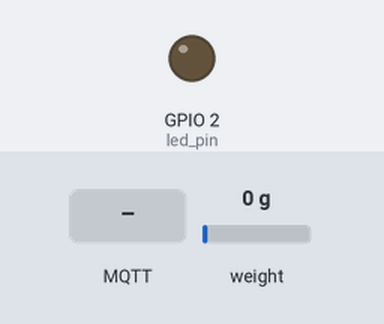
This program was run on a simulated ESP8266 (NodeMCU). Shown: output pins drawn as LEDs (lit = HIGH). Inputs (shaded band) come from the test bench; at power-on: weight on the scale 0 g. WiFi joins after 1.5 s; servers stay silent unless stated; EEPROM starts erased; no MQTT or app messages arrive unless stated; not simulated (calls return 0 or success): Credentials.h; what the program prints to the serial monitor is not drawn.

Above: at 0.2 s.
At 3.7 s:
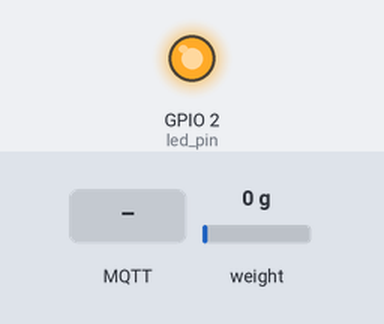
3.8 s: MQTT message "CALIBRATE" arrives on the first subscribed topic
5.6 s: MQTT message "TARE" arrives on the first subscribed topic
7.2 s: MQTT message "NREADS" arrives on the first subscribed topic
Timing chart, 0 to 10.2 s (numbered marks = the images above; inputs shaded):
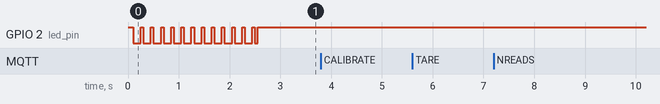

Measured:
- after the input at 3.8 s, every drawn part: stays the same
- after the input at 5.6 s, every drawn part: stays the same
- after the input at 7.2 s, every drawn part: stays the same

The program:

main.cpp
```cpp
#include <Arduino.h>
#include <ArduinoOTA.h>
#include <Credentials.h>
#include <EEPROM.h>
#include <ESP8266WiFi.h>
#include <HX711.h>
#include <PubSubClient.h>
#include <Ticker.h>
#include <string>

// follows the guide on https://honey-pi.de/en/4x-half-bridge-waegezellen/

// status LED
static const int led_pin = 2;

// the scale's ADC
HX711 scale;
static const int scale_dout_pin = 3;
static const int scale_sck_pin = 0;

// mqtt
#define MOSQUITTO_PORT 1883
static const char *mqtt_server = "192.168.0.162";
static const char *mqtt_clientid = "scale1";
static const char *mqtt_in_topic = "scale1/in";
static const char *mqtt_out_e = "scale1/out/e";
static const char *mqtt_out_d = "scale1/out/d";
static const char *mqtt_out_kg = "scale1/out/kg";

// wifi client
WiFiClient espClient;

// mqtt client
PubSubClient mqtt_client(espClient);
void mqtt_callback(char *topic, byte *payload, uint16_t length);
void mqtt_connect();
int16_t get_number_in_message(const char *message);
double get_double_in_message(const char *message);

// ticker for timed callbacks, e.g. blinking leds
Ticker ticker;

// status helpers
void blink_red_led();
void signal_setup_complete();

// setup helpers
void setup_hx711();
void setup_serial();
void setup_wifi();
void setup_ota();
void setup_mqtt();

// scale helpers
void scale_read_and_report();
void scale_calibrate(float cal_weight_grams, float tolerance = 20);
float last_grams = 0;
uint8_t nreads = 4;

// EEPROM helpers - values have hardcoded addresses
static const int16_t scale_calibration_address = 0x00;

// report helpers
void report_ip();

void setup()
{
  pinMode(led_pin, OUTPUT);
  digitalWrite(led_pin, HIGH);

  ticker.attach_ms(100, blink_red_led);

  EEPROM.begin(sizeof(float));
  setup_serial();
  setup_wifi();
  setup_ota();
  setup_mqtt();
  setup_hx711();

  ticker.detach();
  signal_setup_complete();
}

void loop()
{
  ArduinoOTA.handle();

  if (!mqtt_client.connected())
  {
    delay(2000);
    ESP.restart();
  }
  mqtt_client.loop();

  scale_read_and_report();
}

void setup_serial()
{
  Serial.begin(115200);
}

void setup_wifi()
{
  // set up wifi and OTA
  WiFi.mode(WIFI_STA);
  WiFi.begin(WIFI_SSID, WIFI_PASS);

  Serial.print("WiFi connecting");
  while (WiFi.status() != WL_CONNECTED)
  {
    Serial.print(".");
    delay(500);
  }
  Serial.println("success");
  Serial.print("IP address: ");
  Serial.println(WiFi.localIP());
}

void setup_ota()
{
  ArduinoOTA.setHostname("scale");
  ArduinoOTA.setPassword("prost");

  ArduinoOTA.begin();
  Serial.println("Arduino OTA ready");
}

void setup_hx711()
{
  scale.begin(scale_dout_pin, scale_sck_pin, 64);

  float calibration;
  EEPROM.get(scale_calibration_address, calibration);
  if (calibration != calibration)
  {
    mqtt_client.publish(mqtt_out_d, "Loaded calibration factor is NaN - resetting to 1 ");
    calibration = 1;
  }
  else
  {
    mqtt_client.publish(mqtt_out_d, ("Loaded calibration factor = " + std::to_string(calibration)).c_str());
  }
  scale.set_scale(calibration);
  scale.tare();
}

void setup_mqtt()
{
  mqtt_client.setServer(mqtt_server, MOSQUITTO_PORT);
  mqtt_client.setCallback(mqtt_callback);
  mqtt_connect();
}

void mqtt_callback(char *topic, byte *payload, uint16_t length)
{
  char message[length + 1];
  for (uint16_t i = 0; i < length; ++i)
  {
    message[i] = payload[i];
  }
  message[length] = '\0';

  Serial.print("Message arrived [");
  Serial.print(topic);
  Serial.print("] ");
  Serial.println(message);

  if (strncmp(message, "CALIBRATE", 9) == 0)
  {
    float weight = get_double_in_message(message);
    if (weight > 1)
    {
      scale_calibrate(weight, 0.01 * weight); // 3 % tolerance
    }
    else
      mqtt_client.publish(mqtt_out_d, "Bad calibration weight");
  }
  else if (strcmp(message, "TARE") == 0)
  {
    scale.tare(3);
  }
  else if (strncmp(message, "NREADS", 6) == 0)
  {
    nreads = get_number_in_message(message);
    mqtt_client.publish(mqtt_out_d, ("New nreads = " + std::to_string(nreads)).c_str());
  }
  else if (strcmp(message, "IP") == 0)
  {
    report_ip();
  }
  else
  {
    mqtt_client.publish(mqtt_out_e, "Didn't understand message");
  }
}

void mqtt_connect()
{
  int count = 0;
  // Loop until we're reconnected
  while (!mqtt_client.connected() and count < 10)
  {
    count++;
    Serial.print("Attempting MQTT connection (");
    Serial.print(count);
    Serial.print("/10) ");
    // Attempt to connect
    if (mqtt_client.connect(mqtt_clientid))
    {
      Serial.println("connected");
      report_ip();
      // ... and resubscribe
      mqtt_client.subscribe(mqtt_in_topic, 0);
    }
    else
    {
      Serial.print("failed, rc=");
      Serial.println(mqtt_client.state());
      delay(5000);
      ESP.restart();
    }
  }
}

void report_ip()
{
  char buf[18];
  String s = WiFi.localIP().toString();
  s.toCharArray(buf, 18);
  mqtt_client.publish(mqtt_out_d, buf);
}

void blink_red_led()
{
  bool state = digitalRead(led_pin);
  digitalWrite(led_pin, !state);
  if (state)
  {
    // timer to turn LED back off
    ticker.attach_ms(150, blink_red_led);
  }
  else
  {
    // timer to turn LED on
    ticker.attach_ms(50, blink_red_led);
  }
}

void signal_setup_complete()
{
  // LED remains during normal operation
  digitalWrite(led_pin, HIGH);
}

void scale_read_and_report()
{
  // fast value to see if we're changin
  float grams = scale.get_units(nreads);
  mqtt_client.publish(mqtt_out_kg, std::to_string(grams / 1000.f).c_str());
}

void scale_calibrate(float cal_weight_grams, float tolerance)
{
  // start to zero grams
  scale.tare();

  // get the original scale value
  float orig_scale = scale.get_scale();

  float units;
  float start_units = scale.get_units(3);

  uint32_t timerStart = millis();
  while (abs((units = scale.get_units(3)) - start_units) < 0.5 * cal_weight_grams)
  {
    mqtt_client.publish(mqtt_out_d, ("Place calibration weight - " + std::to_string(cal_weight_grams) + " grams").c_str());
    if ((millis() - timerStart) > 10 * 1000)
    {
      mqtt_client.publish(mqtt_out_e, "Calibration timed out");
      return;
    }
    delay(500);
  }

  uint8_t cal_success = 0;
  float calib;
  float step = 2;
  float value = scale.get_value(5);
  float guess = cal_weight_grams / abs(value);

  bool increasing_guess = true;
  bool decreasing_guess = false;
  uint8_t sign_flip_count = 0;

  for (int i = 1; i <= 50; ++i)
  {
    scale.set_scale(guess);
    units = scale.get_units(i > 4 ? 15 : 8);
    mqtt_client.publish(mqtt_out_d, ("Optimising | units = " + std::to_string(units) + " | guess = " + std::to_string(guess)).c_str());

    if (abs(units - cal_weight_grams) < tolerance)
    {
      mqtt_client.publish(mqtt_out_d, "Success");
      cal_success++;
      calib = guess;
      step /= 5.0f;
      if (cal_success > 3)
        break;
    }
    else
    {
      if (sign_flip_count == 3)
      {
        step = 0.9 * step;
        sign_flip_count = 0;
        mqtt_client.publish(mqtt_out_d, ("sign flip detected | decreasing step to " + std::to_string(step)).c_str());
      }
      if (cal_weight_grams > units)
      {
        guess = guess < step ? guess / 5.f : guess - step;
        mqtt_client.publish(mqtt_out_d, "undershoot");
        if (increasing_guess)
        {
          ++sign_flip_count;
          increasing_guess = false;
          decreasing_guess = true;
        }
      }
      else
      {
        guess += step;
        mqtt_client.publish(mqtt_out_d, "overshoot");
        if (decreasing_guess)
        {
          ++sign_flip_count;
          decreasing_guess = false;
          increasing_guess = true;
        }
      }
    }
  }

  // store to EEPROM
  if (cal_success)
  {
    EEPROM.put(scale_calibration_address, calib);
    if (EEPROM.commit())
      mqtt_client.publish(mqtt_out_d, "Stored calibration to EEPROM");
    else
    {
      mqtt_client.publish(mqtt_out_e, "Saving to EEPROM failed!");
    }
  }
  else
    scale.set_scale(orig_scale);
}

int16_t get_number_in_message(const char *message)
{
  const char *ptr = strchr(message, ' ');
  if (ptr && *(ptr + 1))
  {
    return std::atoi(ptr + 1);
  }
  else
  {
    return 0;
  }
}

double get_double_in_message(const char *message)
{
  const char *ptr = strchr(message, ' ');
  if (ptr && *(ptr + 1))
  {
    return std::atof(ptr + 1);
  }
  else
  {
    return 0.0f;
  }
}
```
